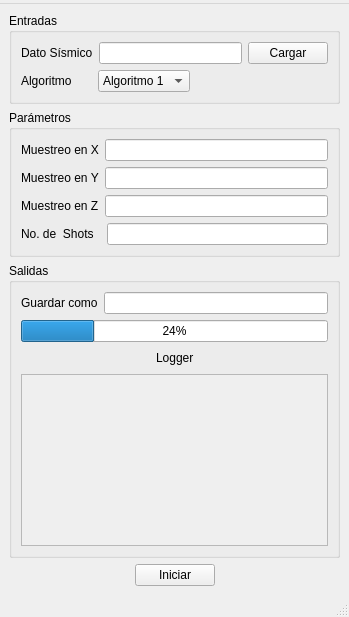
<?xml version="1.0" encoding="UTF-8"?>
<ui version="4.0">
 <class>MainWindow</class>
 <widget class="QMainWindow" name="MainWindow">
  <property name="geometry">
   <rect>
    <x>0</x>
    <y>0</y>
    <width>349</width>
    <height>617</height>
   </rect>
  </property>
  <property name="windowTitle">
   <string>MainWindow</string>
  </property>
  <widget class="QWidget" name="centralwidget">
   <layout class="QVBoxLayout" name="verticalLayout_5">
    <item>
     <widget class="QGroupBox" name="groupBox">
      <property name="font">
       <font>
        <weight>50</weight>
        <bold>false</bold>
       </font>
      </property>
      <property name="title">
       <string>Entradas</string>
      </property>
      <layout class="QVBoxLayout" name="verticalLayout_3">
       <item>
        <layout class="QHBoxLayout" name="horizontalLayout_2">
         <item>
          <widget class="QLabel" name="label">
           <property name="text">
            <string>Dato Sísmico</string>
           </property>
          </widget>
         </item>
         <item>
          <widget class="QLineEdit" name="lineEdit"/>
         </item>
         <item>
          <widget class="QPushButton" name="pushButton_2">
           <property name="text">
            <string>Cargar</string>
           </property>
          </widget>
         </item>
        </layout>
       </item>
       <item>
        <layout class="QHBoxLayout" name="horizontalLayout_9">
         <item>
          <widget class="QLabel" name="label_7">
           <property name="text">
            <string>Algoritmo      </string>
           </property>
          </widget>
         </item>
         <item>
          <widget class="QComboBox" name="comboBox">
           <item>
            <property name="text">
             <string>Algoritmo 1</string>
            </property>
           </item>
           <item>
            <property name="text">
             <string>Algoritmo 2</string>
            </property>
           </item>
           <item>
            <property name="text">
             <string>Algoritmo 3</string>
            </property>
           </item>
          </widget>
         </item>
         <item>
          <spacer name="horizontalSpacer_3">
           <property name="orientation">
            <enum>Qt::Horizontal</enum>
           </property>
           <property name="sizeHint" stdset="0">
            <size>
             <width>40</width>
             <height>20</height>
            </size>
           </property>
          </spacer>
         </item>
        </layout>
       </item>
      </layout>
     </widget>
    </item>
    <item>
     <widget class="QGroupBox" name="groupBox_2">
      <property name="title">
       <string>Parámetros</string>
      </property>
      <layout class="QVBoxLayout" name="verticalLayout">
       <item>
        <layout class="QHBoxLayout" name="horizontalLayout_3">
         <item>
          <widget class="QLabel" name="label_2">
           <property name="text">
            <string>Muestreo en X</string>
           </property>
          </widget>
         </item>
         <item>
          <widget class="QLineEdit" name="lineEdit_3"/>
         </item>
        </layout>
       </item>
       <item>
        <layout class="QHBoxLayout" name="horizontalLayout_4">
         <item>
          <widget class="QLabel" name="label_4">
           <property name="text">
            <string>Muestreo en Y</string>
           </property>
          </widget>
         </item>
         <item>
          <widget class="QLineEdit" name="lineEdit_4"/>
         </item>
        </layout>
       </item>
       <item>
        <layout class="QHBoxLayout" name="horizontalLayout_5">
         <item>
          <widget class="QLabel" name="label_5">
           <property name="text">
            <string>Muestreo en Z</string>
           </property>
          </widget>
         </item>
         <item>
          <widget class="QLineEdit" name="lineEdit_5"/>
         </item>
        </layout>
       </item>
       <item>
        <layout class="QHBoxLayout" name="horizontalLayout_6">
         <item>
          <widget class="QLabel" name="label_6">
           <property name="enabled">
            <bool>true</bool>
           </property>
           <property name="text">
            <string>No. de  Shots  </string>
           </property>
          </widget>
         </item>
         <item>
          <widget class="QLineEdit" name="lineEdit_6"/>
         </item>
        </layout>
       </item>
      </layout>
     </widget>
    </item>
    <item>
     <widget class="QGroupBox" name="groupBox_3">
      <property name="title">
       <string>Salidas</string>
      </property>
      <layout class="QVBoxLayout" name="verticalLayout_4">
       <item>
        <layout class="QVBoxLayout" name="verticalLayout_2">
         <item>
          <layout class="QHBoxLayout" name="horizontalLayout_7">
           <item>
            <widget class="QLabel" name="label_3">
             <property name="text">
              <string>Guardar como</string>
             </property>
            </widget>
           </item>
           <item>
            <widget class="QLineEdit" name="lineEdit_2"/>
           </item>
          </layout>
         </item>
         <item>
          <widget class="QProgressBar" name="progressBar">
           <property name="value">
            <number>24</number>
           </property>
          </widget>
         </item>
         <item>
          <layout class="QHBoxLayout" name="horizontalLayout_10">
           <item>
            <spacer name="horizontalSpacer_6">
             <property name="orientation">
              <enum>Qt::Horizontal</enum>
             </property>
             <property name="sizeHint" stdset="0">
              <size>
               <width>40</width>
               <height>20</height>
              </size>
             </property>
            </spacer>
           </item>
           <item>
            <widget class="QLabel" name="label_10">
             <property name="text">
              <string>Logger</string>
             </property>
            </widget>
           </item>
           <item>
            <spacer name="horizontalSpacer_5">
             <property name="orientation">
              <enum>Qt::Horizontal</enum>
             </property>
             <property name="sizeHint" stdset="0">
              <size>
               <width>40</width>
               <height>20</height>
              </size>
             </property>
            </spacer>
           </item>
          </layout>
         </item>
         <item>
          <widget class="QScrollArea" name="scrollArea">
           <property name="widgetResizable">
            <bool>true</bool>
           </property>
           <widget class="QWidget" name="scrollAreaWidgetContents">
            <property name="geometry">
             <rect>
              <x>0</x>
              <y>0</y>
              <width>303</width>
              <height>68</height>
             </rect>
            </property>
           </widget>
          </widget>
         </item>
        </layout>
       </item>
      </layout>
     </widget>
    </item>
    <item>
     <layout class="QHBoxLayout" name="horizontalLayout">
      <item>
       <spacer name="horizontalSpacer">
        <property name="orientation">
         <enum>Qt::Horizontal</enum>
        </property>
        <property name="sizeHint" stdset="0">
         <size>
          <width>40</width>
          <height>20</height>
         </size>
        </property>
       </spacer>
      </item>
      <item>
       <widget class="QPushButton" name="pushButton">
        <property name="text">
         <string>Iniciar</string>
        </property>
       </widget>
      </item>
      <item>
       <spacer name="horizontalSpacer_2">
        <property name="orientation">
         <enum>Qt::Horizontal</enum>
        </property>
        <property name="sizeHint" stdset="0">
         <size>
          <width>40</width>
          <height>20</height>
         </size>
        </property>
       </spacer>
      </item>
     </layout>
    </item>
   </layout>
  </widget>
  <widget class="QMenuBar" name="menubar">
   <property name="geometry">
    <rect>
     <x>0</x>
     <y>0</y>
     <width>349</width>
     <height>24</height>
    </rect>
   </property>
   <widget class="QMenu" name="menuAbout">
    <property name="toolTip">
     <string>Mostrar información de este Software</string>
    </property>
    <property name="layoutDirection">
     <enum>Qt::LeftToRight</enum>
    </property>
    <property name="tearOffEnabled">
     <bool>false</bool>
    </property>
    <property name="title">
     <string/>
    </property>
    <property name="icon">
     <iconset theme="info"/>
    </property>
    <property name="toolTipsVisible">
     <bool>true</bool>
    </property>
   </widget>
   <addaction name="menuAbout"/>
  </widget>
  <widget class="QStatusBar" name="statusbar"/>
 </widget>
 <resources>
  <include location="../resources/res.qrc"/>
 </resources>
 <connections/>
</ui>
